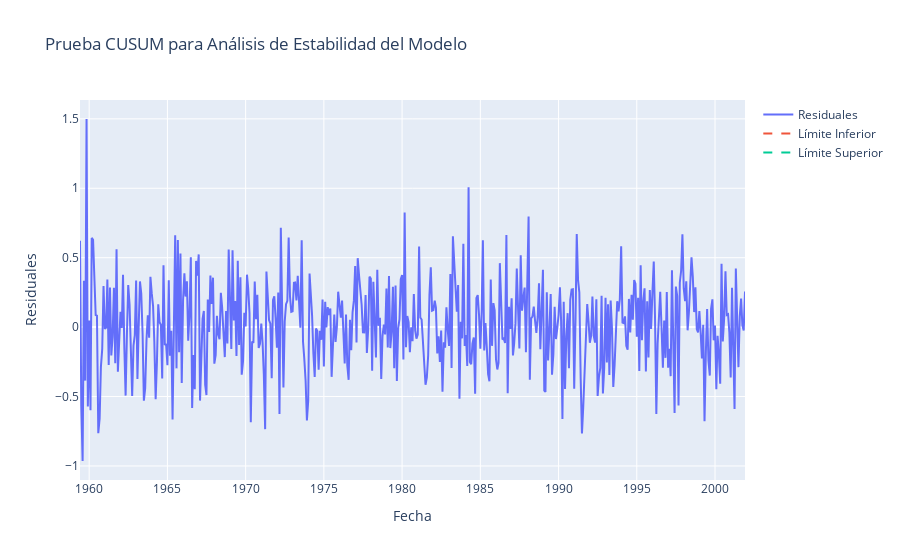

Source (notebook cell):
### Code cell
from statsmodels.stats.diagnostic import breaks_cusumolsresid

# Aplicar la prueba CUSUM a los residuales del modelo SARIMA
cusum_stat, p_value, critical_values = breaks_cusumolsresid(residuals_sarima)

# Mostrar los resultados de la prueba
print(f"Estadístico CUSUM: {cusum_stat}")
print(f"P-valor: {p_value}")
print(f"Valores críticos: {critical_values}")

# Graficar los resultados de la prueba CUSUM
fig = go.Figure()

# Agregar los residuales
fig.add_trace(go.Scatter(x=residuals_sarima.index, y=residuals_sarima, mode='lines', name='Residuales'))

# Agregar las líneas de los valores críticos
fig.add_trace(go.Scatter(x=residuals_sarima.index, y=[critical_values[0]] * len(residuals_sarima), mode='lines', name='Límite Inferior', line=dict(dash='dash', color='red')))
fig.add_trace(go.Scatter(x=residuals_sarima.index, y=[critical_values[1]] * len(residuals_sarima), mode='lines', name='Límite Superior', line=dict(dash='dash', color='red')))

# Agregar el sombreado entre los valores críticos
fig.add_trace(go.Scatter(
    x=residuals_sarima.index.tolist() + residuals_sarima.index[::-1].tolist(),
    y=[critical_values[0]] * len(residuals_sarima) + [critical_values[1]] * len(residuals_sarima[::-1]),
    fill='toself',
    fillcolor='rgba(255,0,0,0.2)',
    line=dict(color='rgba(255,255,255,0)'),
    hoverinfo="skip",
    showlegend=False
))

# Configurar el diseño del gráfico con ajuste de escala
fig.update_layout(
    title="Prueba CUSUM para Análisis de Estabilidad del Modelo",
    xaxis_title="Fecha",
    yaxis_title="Residuales",
    yaxis=dict(range=[min(residuals_sarima.min(), critical_values[0]) - 1, max(residuals_sarima.max(), critical_values[1]) + 1]),
    showlegend=True
)

fig.show()

### Figure 1 — Plotly figure (JSON) as saved in the notebook; plotly's stock layout.template omitted (floating-point values rounded to 4 significant figures; data arrays with more than 128 entries replaced by an {"elided": "..."} marker saying what was removed)
{"data": [{"mode": "lines", "name": "Residuales", "type": "scatter", "x": {"elided": "511 str values"}, "y": {"elided": "511 float values"}}, {"line": {"dash": "dash"}, "mode": "lines", "name": "Límite Inferior", "type": "scatter", "x": {"elided": "511 str values"}, "y": {"elided": "511x2 float values"}}, {"line": {"dash": "dash"}, "mode": "lines", "name": "Límite Superior", "type": "scatter", "x": {"elided": "511 str values"}, "y": {"elided": "511x2 float values"}}], "layout": {"showlegend": true, "title": {"text": "Prueba CUSUM para Análisis de Estabilidad del Modelo"}, "xaxis": {"title": {"text": "Fecha"}}, "yaxis": {"title": {"text": "Residuales"}}}}
